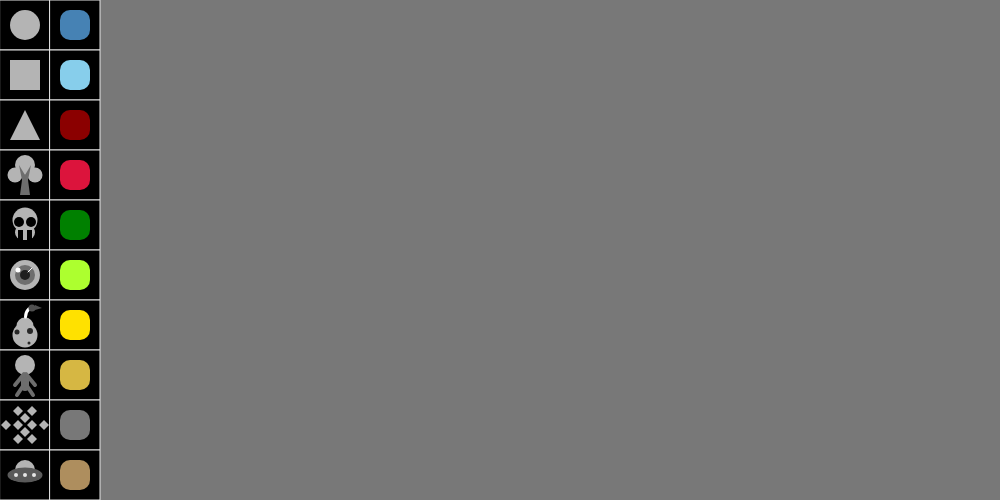
Frame 1 (no input)
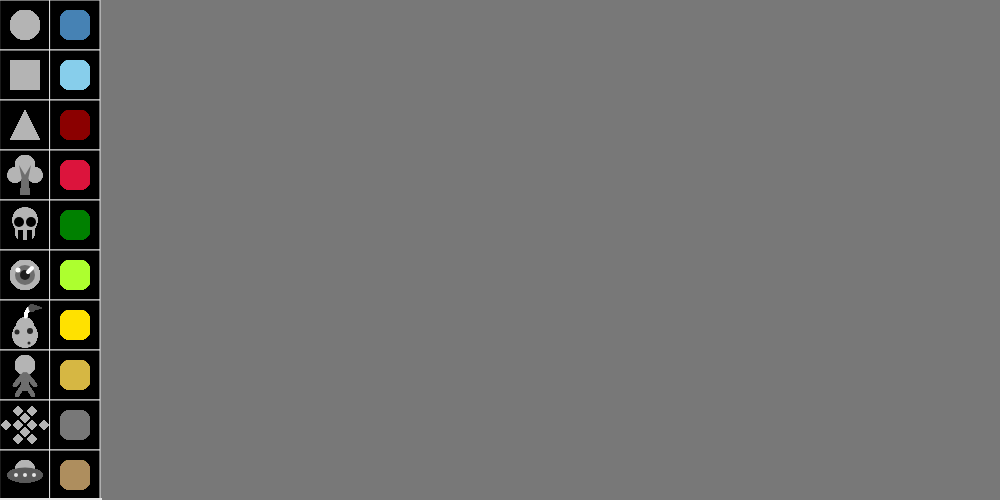
Frame 60 (no input)
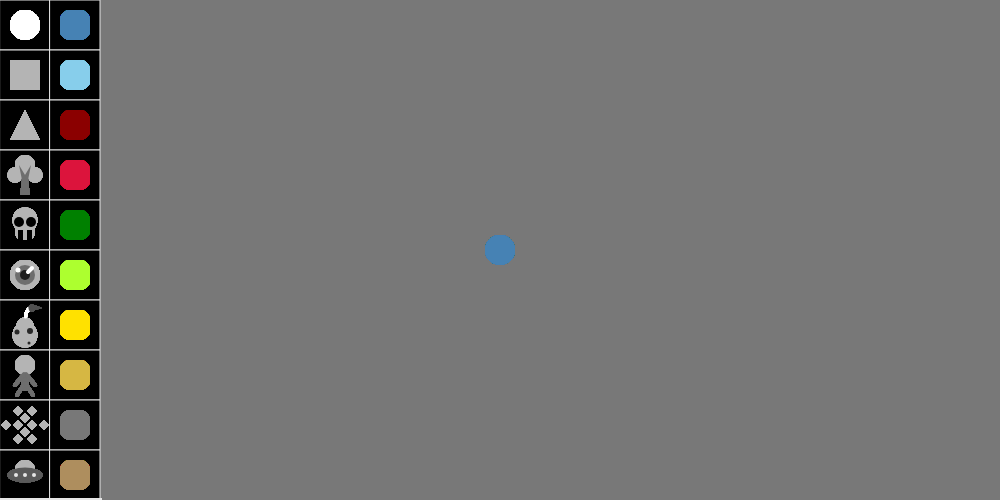
Frame 120 (the mouse pressed at the canvas centre since frame 60)

The p5.js sketch that drew these frames (run headless with seeded random() and noise() and a simulated clock; from frame 60 on, the mouse is pressed at the canvas centre):

// p5.js sketch
// ── sketch.js
//Variables cuadricula de herramientas
var xCuadricula = 0;
var yCuadricula = 0;
var tCuadricula = 50;

//Variables de color 
var xColor = 60;
var yColor = 10;
var tColor = 30;
var cColor = 10;

var C1 = 70;
var C2 = 135;
var C3 = 139;
var C4 = 220;
var C5 = 128;
var C6 = 173;
var C7 = 255;
var C8 = 214;
var C9 = 120;
var C10 = 174;

//Variables de posicion 
var HxCirculo = 25;
var HyCirculo = 25;

var HxCuadrado = 10;
var HyCuadrado = 60;

var HxTriangulo = 10;
var HyTriangulo = 140;

var HxArbol = 25;
var HyArbol = 165;

var HxCalavera = 25;
var HyCalavera = 220;

var HxOjo = 25;
var HyOjo = 275;

var HxPera = 25
var HyPera = 335;

var HxPersona = 25;
var HyPersona = 365;

var HxPatron1 = 25;
var HyPatron1 = 425;

var HxPlatillo = 25;
var HyPlatillo = 470;
//Variables de tamaño
var HtCirculo = 30;
var HtCuadrado = 30;
var HtArbol = 20;
var HtCalavera = 25;
var HtOjo = 30;
var HtPera= 25;
var HtPersona = 20;
var HtPlatillo = 20;
//Variables de color
var HcCirculo = 180;
var HcCuadrado = 180;
var HcTriangulo = 180;
var HcArbol = 180
var HcArbolR = 180;
var HcArbolG = 180;
var HcArbolB = 180;
var HcCalavera = 180;
var HcCalaveraR = 180;
var HcCalaveraG = 180;
var HcCalaveraB = 180;
var HcOjo = 180;
var HcOjoR = 180;
var HcOjoG = 180;
var HcOjoB = 180;
var cBrillo = 255;
var HcPera = 180;
var HcPeraR = 180;
var HcPeraG = 180;
var HcPeraB = 180;
var HcPersona = 180;
var HcPersonaR = 180;
var HcPersonaG = 180;
var HcPersonaB = 180;
var HcPatron1 =  180;
var HcPlatillo = 180;
var HcPlatilloR = 180;
var HcPlatilloG = 180;
var HcPlatilloB = 180;
//Variables de funcion
var Herramienta = 0;
var Color = 0;
var ColorActualR;
var ColorActualG;
var ColorActualB;
//Variables seleccion cuadricula
var col1 = 0;
var col2 = 50;

var fil1 = 0;
var fil2 = 50;
var fil3 = 100;
var fil4 = 150;
var fil5 = 200;
var fil6 = 250;
var fil7 = 300;
var fil8 = 350;
var fil9 = 400;
var fil10 = 450;

function setup() { 
  createCanvas(1000, 500);
  background(120);
}
function draw() { 
  //Cuadricula de herramientas
  stroke(230);
  fill(0);
  for(var fil = 0; fil < 10; fil = fil +1)
  {
    for(var col = 0; col < 2; col = col + 1)
    {
      rect(xCuadricula,yCuadricula,tCuadricula,tCuadricula);
      xCuadricula = xCuadricula + 50;
    }
    xCuadricula = 0;
    yCuadricula = yCuadricula + 50;
  }
  
  noStroke();
  
  //Herramienta circulo
  fill(HcCirculo);
  ellipse(HxCirculo,HyCirculo,HtCirculo,HtCirculo);
  
  //Herramienta cuadrado
  fill(HcCuadrado);
  rect(HxCuadrado,HyCuadrado,HtCuadrado,HtCuadrado);
  
  //Harramienta triangulo 
  fill(HcTriangulo);
  triangle(HxTriangulo,HyTriangulo,HxTriangulo+30,HyTriangulo,HxTriangulo+15,HyTriangulo-30);
  
  //Herramienta arbol
  fill(HcArbol);
  ellipse(HxArbol,HyArbol,HtArbol,HtArbol);
  ellipse(HxArbol-10,HyArbol+10,HtArbol-5,HtArbol-5);
  ellipse(HxArbol+10,HyArbol+10,HtArbol-5,HtArbol-5);
  fill(HcArbol-70);
  beginShape();
   vertex(HxArbol-3,HyArbol+15);
   vertex(HxArbol-5,HyArbol+30);
   vertex(HxArbol+5,HyArbol+30);
   vertex(HxArbol+3,HyArbol+15);
   vertex(HxArbol+6,HyArbol);
   vertex(HxArbol,HyArbol+10);
   vertex(HxArbol-6,HyArbol);
  endShape(CLOSE);
  
  //Herramienta Calavera
  fill(HcCalavera);
  ellipse(HxCalavera,HyCalavera,HtCalavera,HtCalavera);
  rect(HxCalavera-10,HyCalavera+5,HtCalavera-5,HtCalavera-10,20);
  fill(0);
  ellipse(HxCalavera-6,HyCalavera+2,HtCalavera-15,HtCalavera-15);
  ellipse(HxCalavera+6,HyCalavera+2,HtCalavera-15,HtCalavera-15);
  rect(HxCalavera-7,HyCalavera+10,HtCalavera-20,HtCalavera-15);
  rect(HxCalavera+2,HyCalavera+10,HtCalavera-20,HtCalavera-15);
  
  //Ojo
  fill(HcOjo);
  ellipse(HxOjo,HyOjo,HtOjo,HtOjo);
  fill(HcOjo-70);
  ellipse(HxOjo,HyOjo,HtOjo-10,HtOjo-10);
  fill(HcOjo-150);
  ellipse(HxOjo,HyOjo,HtOjo-20,HtOjo-20);
  fill(cBrillo);
  ellipse(HxOjo-7,HyOjo-5,HtOjo-25,HtOjo-25);
  stroke(cBrillo);
  line(HxOjo+3,HyOjo-3,HxOjo+7,HyOjo-7);
  noStroke();
  
  //Pera
  fill(HcPera);
  ellipse(HxPera,HyPera,HtPera,HtPera);
  ellipse(HxPera,HyPera-9,HtPera-8,HtPera-8);
  noFill();
  strokeWeight(3);
  stroke(255);
  arc(HxPera+12,HyPera-18,HtPera-2,HtPera-2, PI, PI + QUARTER_PI);
  fill(HcPera-100);
  noStroke();
  ellipse(HxPera+7,HyPera-27,HtPera-18,HtPera-18);
  triangle(HxPera+10,HyPera-25,HxPera+10,HyPera-30,HxPera+17,HyPera-27);
  fill(HcPera-140);
  ellipse(HxPera-8,HyPera-3,HtPera-20,HtPera-20);
  ellipse(HxPera+4,HyPera+8,HtPera-22,HtPera-22);
  ellipse(HxPera+5,HyPera-4,HtPera-19,HtPera-19);
  
  //Persona 
  fill(HcPersona);
  ellipse(HxPersona,HyPersona,HtPersona,HtPersona);
  strokeWeight(8);
  stroke(HcPersona-70);
  line(HxPersona,HyPersona+12,HxPersona,HyPersona+22);
  strokeWeight(4);
  line(HxPersona+1,HyPersona+9,HxPersona+10,HyPersona+20);
  line(HxPersona-1,HyPersona+9,HxPersona-10,HyPersona+20);
  line(HxPersona,HyPersona+18,HxPersona-8,HyPersona+30);
  line(HxPersona,HyPersona+18,HxPersona+8,HyPersona+30);
  noStroke();
  
  //Patron 1
  fill(HcPatron1);
  beginShape(); 
   vertex(HxPatron1+2,HyPatron1);
   vertex(HxPatron1+7,HyPatron1+5);
   vertex(HxPatron1+12,HyPatron1);
   vertex(HxPatron1+7,HyPatron1-5);
  endShape(CLOSE);
  beginShape(); 
   vertex(HxPatron1+14,HyPatron1);
   vertex(HxPatron1+19,HyPatron1+5);
   vertex(HxPatron1+24,HyPatron1);
   vertex(HxPatron1+19,HyPatron1-5);
  endShape(CLOSE);
  beginShape(); 
   vertex(HxPatron1-2,HyPatron1);
   vertex(HxPatron1-7,HyPatron1+5);
   vertex(HxPatron1-12,HyPatron1);
   vertex(HxPatron1-7,HyPatron1-5);
  endShape(CLOSE);
  beginShape(); 
   vertex(HxPatron1-14,HyPatron1);
   vertex(HxPatron1-19,HyPatron1+5);
   vertex(HxPatron1-24,HyPatron1);
   vertex(HxPatron1-19,HyPatron1-5);
  endShape(CLOSE);
  beginShape(); 
   vertex(HxPatron1,HyPatron1-2);
   vertex(HxPatron1+5,HyPatron1-7);
   vertex(HxPatron1,HyPatron1-12);
   vertex(HxPatron1-5,HyPatron1-7);
  endShape(CLOSE);
   beginShape(); 
   vertex(HxPatron1,HyPatron1+2);
   vertex(HxPatron1+5,HyPatron1+7);
   vertex(HxPatron1,HyPatron1+12);
   vertex(HxPatron1-5,HyPatron1+7);
  endShape(CLOSE);
  beginShape(); 
   vertex(HxPatron1+2,HyPatron1-14);
   vertex(HxPatron1+7,HyPatron1-9);
   vertex(HxPatron1+12,HyPatron1-14);
   vertex(HxPatron1+7,HyPatron1-19);
  endShape(CLOSE);
  beginShape(); 
   vertex(HxPatron1-2,HyPatron1-14);
   vertex(HxPatron1-7,HyPatron1-9);
   vertex(HxPatron1-12,HyPatron1-14);
   vertex(HxPatron1-7,HyPatron1-19);
  endShape(CLOSE);
  beginShape(); 
   vertex(HxPatron1+2,HyPatron1+14);
   vertex(HxPatron1+7,HyPatron1+9);
   vertex(HxPatron1+12,HyPatron1+14);
   vertex(HxPatron1+7,HyPatron1+19);
  endShape(CLOSE);
  beginShape(); 
   vertex(HxPatron1-2,HyPatron1+14);
   vertex(HxPatron1-7,HyPatron1+9);
   vertex(HxPatron1-12,HyPatron1+14);
   vertex(HxPatron1-7,HyPatron1+19);
  endShape(CLOSE);
  
  //Platillo 
  fill(HcPlatillo);
  ellipse(HxPlatillo,HyPlatillo,HtPlatillo,HtPlatillo);
  fill(HcPlatillo-90);
  ellipse(HxPlatillo,HyPlatillo+5,HtPlatillo+15,HtPlatillo-5);
  stroke(HcPlatillo+50);
  point(HxPlatillo,HyPlatillo+5);
  point(HxPlatillo-9,HyPlatillo+5);
  point(HxPlatillo+9,HyPlatillo+5);
  noStroke();
  
  //Color 1
  fill(C1,C1+60,C1+110);
  rect(xColor,yColor,tColor,tColor,cColor);
  
  //Color 2
  fill(C2,C2+71,C2+100);
  rect(xColor,yColor+50,tColor,tColor,cColor);
  
  //Color 3
  fill(C3,C3-139,C3-139);
  rect(xColor,yColor+100,tColor,tColor,cColor);
  
  //Color 4
  fill(C4,C4-200,C4-160);
  rect(xColor,yColor+150,tColor,tColor,cColor);
  
  //Color 5
  fill(C5-128,C5,C5-128);
  rect(xColor,yColor+200,tColor,tColor,cColor);
  
  //Color 6
  fill(C6,C6+82,C6-126);
  rect(xColor,yColor+250,tColor,tColor,cColor);
  
  //Color 7 
  fill(C7,C7-30,C7-C7);
  rect(xColor,yColor+300,tColor,tColor,cColor);
  
  //Color 8 
  fill(C8,C8-31,C8-147);
  rect(xColor,yColor+350,tColor,tColor,cColor);
  
  //Color 9
  fill(C9,C9,C9);
  rect(xColor,yColor+400,tColor,tColor,cColor);
  
  //Color 10 
  fill(C10,C10-32,C10-80);
  rect(xColor,yColor+450,tColor,tColor,cColor);
  
  
  
  
  //Seleccion de herramienta
  if(mouseIsPressed) 
  {
    if(mouseX > col1 && mouseX < col1 + 50 && mouseY > fil1 && mouseY < fil1 + 50)
    {
      Herramienta = 0;
    }
    if(mouseX > col1 && mouseX < col1+ 50 && mouseY > fil2 && mouseY < fil2 + 50)
    {
      Herramienta = 1;
    }
    if(mouseX > col1 && mouseX < col1+ 50 && mouseY > fil3 && mouseY < fil3 + 50)
    {
      Herramienta = 2;
    }
    if(mouseX > col1 && mouseX < col1+ 50 && mouseY > fil4 && mouseY < fil4 + 50)
    {
      Herramienta = 3;
    }
    if(mouseX > col1 && mouseX < col1+ 50 && mouseY > fil5 && mouseY < fil5 + 50)
    {
      Herramienta = 4;
    }
    if(mouseX > col1 && mouseX < col1+ 50 && mouseY > fil6 && mouseY < fil6 + 50)
    {
      Herramienta = 5;
    }
    if(mouseX > col1 && mouseX < col1+ 50 && mouseY > fil7 && mouseY < fil7 + 50)
    {
      Herramienta = 6;
    }
    if(mouseX > col1 && mouseX < col1+ 50 && mouseY > fil8 && mouseY < fil8 + 50)
    {
      Herramienta = 7;
    }
    if(mouseX > col1 && mouseX < col1+ 50 && mouseY > fil9 && mouseY < fil9 + 50)
    {
      Herramienta = 8;
    }
    if(mouseX > col1 && mouseX < col1+ 50 && mouseY > fil10 && mouseY < fil10 + 50)
    {
      Herramienta = 9;
    }
     if(mouseX > col2 && mouseX < col2 + 50 && mouseY > fil1 && mouseY < fil1 + 50)
    {
      Color = 0;
      HcArbolR = ColorActualR;
      HcArbolG = ColorActualG;
      HcArbolB = ColorActualB;
      HcCalaveraR = ColorActualR;
      HcCalaveraG = ColorActualG;
      HcCalaveraB = ColorActualB;
      HcOjoR = ColorActualR;
      HcOjoG = ColorActualG;
      HcOjoB = ColorActualB;
      HcPeraR = ColorActualR;
      HcPeraG = ColorActualG;
      HcPeraB = ColorActualB;
      HcPersonaR = ColorActualR;
      HcPersonaG = ColorActualG;
      HcPersonaB = ColorActualB;
      HcPlatilloR = ColorActualR;
      HcPlatilloG = ColorActualG;
      HcPlatilloB = ColorActualB;
    }
    if(mouseX > col2 && mouseX < col2+ 50 && mouseY > fil2 && mouseY < fil2 + 50)
    {
      Color = 1;
      HcArbolR = ColorActualR;
      HcArbolG = ColorActualG;
      HcArbolB = ColorActualB;
      HcCalaveraR = ColorActualR;
      HcCalaveraG = ColorActualG;
      HcCalaveraB = ColorActualB;
      HcOjoR = ColorActualR;
      HcOjoG = ColorActualG;
      HcOjoB = ColorActualB;
      HcPeraR = ColorActualR;
      HcPeraG = ColorActualG;
      HcPeraB = ColorActualB;
      HcPersonaR = ColorActualR;
      HcPersonaG = ColorActualG;
      HcPersonaB = ColorActualB;
      HcPlatilloR = ColorActualR;
      HcPlatilloG = ColorActualG;
      HcPlatilloB = ColorActualB;
    }
    if(mouseX > col2 && mouseX < col2+ 50 && mouseY > fil3 && mouseY < fil3 + 50)
    {
      Color = 2;
      HcArbolR = ColorActualR;
      HcArbolG = ColorActualG;
      HcArbolB = ColorActualB;
      HcCalaveraR = ColorActualR;
      HcCalaveraG = ColorActualG;
      HcCalaveraB = ColorActualB;
      HcOjoR = ColorActualR;
      HcOjoG = ColorActualG;
      HcOjoB = ColorActualB;
      HcPeraR = ColorActualR;
      HcPeraG = ColorActualG;
      HcPeraB = ColorActualB;
      HcPersonaR = ColorActualR;
      HcPersonaG = ColorActualG;
      HcPersonaB = ColorActualB;
      HcPlatilloR = ColorActualR;
      HcPlatilloG = ColorActualG;
      HcPlatilloB = ColorActualB;
    }
    if(mouseX > col2 && mouseX < col2+ 50 && mouseY > fil4 && mouseY < fil4 + 50)
    {
      Color = 3;
      HcArbolR = ColorActualR;
      HcArbolG = ColorActualG;
      HcArbolB = ColorActualB;
      HcCalaveraR = ColorActualR;
      HcCalaveraG = ColorActualG;
      HcCalaveraB = ColorActualB;
      HcOjoR = ColorActualR;
      HcOjoG = ColorActualG;
      HcOjoB = ColorActualB;
      HcPeraR = ColorActualR;
      HcPeraG = ColorActualG;
      HcPeraB = ColorActualB;
      HcPersonaR = ColorActualR;
      HcPersonaG = ColorActualG;
      HcPersonaB = ColorActualB;
      HcPlatilloR = ColorActualR;
      HcPlatilloG = ColorActualG;
      HcPlatilloB = ColorActualB;
    }
    if(mouseX > col2 && mouseX < col2+ 50 && mouseY > fil5 && mouseY < fil5 + 50)
    {
      Color = 4;
      HcArbolR = ColorActualR;
      HcArbolG = ColorActualG;
      HcArbolB = ColorActualB;
      HcCalaveraR = ColorActualR;
      HcCalaveraG = ColorActualG;
      HcCalaveraB = ColorActualB;
      HcOjoR = ColorActualR;
      HcOjoG = ColorActualG;
      HcOjoB = ColorActualB;
      HcPeraR = ColorActualR;
      HcPeraG = ColorActualG;
      HcPeraB = ColorActualB;
      HcPersonaR = ColorActualR;
      HcPersonaG = ColorActualG;
      HcPersonaB = ColorActualB;
      HcPlatilloR = ColorActualR;
      HcPlatilloG = ColorActualG;
      HcPlatilloB = ColorActualB;
    }
    if(mouseX > col2 && mouseX < col2 + 50 && mouseY > fil6 && mouseY < fil6 + 50)
    {
      Color = 5;
      HcArbolR = ColorActualR;
      HcArbolG = ColorActualG;
      HcArbolB = ColorActualB;
      HcCalaveraR = ColorActualR;
      HcCalaveraG = ColorActualG;
      HcCalaveraB = ColorActualB;
      HcOjoR = ColorActualR;
      HcOjoG = ColorActualG;
      HcOjoB = ColorActualB;
      HcPeraR = ColorActualR;
      HcPeraG = ColorActualG;
      HcPeraB = ColorActualB;
      HcPersonaR = ColorActualR;
      HcPersonaG = ColorActualG;
      HcPersonaB = ColorActualB;
      HcPlatilloR = ColorActualR;
      HcPlatilloG = ColorActualG;
      HcPlatilloB = ColorActualB;
    }
    if(mouseX > col2 && mouseX < col2+ 50 && mouseY > fil7 && mouseY < fil7 + 50)
    {
      Color = 6;
      HcArbolR = ColorActualR;
      HcArbolG = ColorActualG;
      HcArbolB = ColorActualB;
      HcCalaveraR = ColorActualR;
      HcCalaveraG = ColorActualG;
      HcCalaveraB = ColorActualB;
      HcOjoR = ColorActualR;
      HcOjoG = ColorActualG;
      HcOjoB = ColorActualB;
      HcPeraR = ColorActualR;
      HcPeraG = ColorActualG;
      HcPeraB = ColorActualB;
      HcPersonaR = ColorActualR;
      HcPersonaG = ColorActualG;
      HcPersonaB = ColorActualB;
      HcPlatilloR = ColorActualR;
      HcPlatilloG = ColorActualG;
      HcPlatilloB = ColorActualB;
    }
    if(mouseX > col2 && mouseX < col2+ 50 && mouseY > fil8 && mouseY < fil8 + 50)
    {
      Color = 7;
      HcArbolR = ColorActualR;
      HcArbolG = ColorActualG;
      HcArbolB = ColorActualB;
      HcCalaveraR = ColorActualR;
      HcCalaveraG = ColorActualG;
      HcCalaveraB = ColorActualB;
      HcOjoR = ColorActualR;
      HcOjoG = ColorActualG;
      HcOjoB = ColorActualB;
      HcPeraR = ColorActualR;
      HcPeraG = ColorActualG;
      HcPeraB = ColorActualB;
      HcPersonaR = ColorActualR;
      HcPersonaG = ColorActualG;
      HcPersonaB = ColorActualB;
      HcPlatilloR = ColorActualR;
      HcPlatilloG = ColorActualG;
      HcPlatilloB = ColorActualB;
    }
    if(mouseX > col2 && mouseX < col2+ 50 && mouseY > fil9 && mouseY < fil9 + 50)
    {
      Color = 8;
      HcArbolR = ColorActualR;
      HcArbolG = ColorActualG;
      HcArbolB = ColorActualB;
      HcCalaveraR = ColorActualR;
      HcCalaveraG = ColorActualG;
      HcCalaveraB = ColorActualB;
      HcOjoR = ColorActualR;
      HcOjoG = ColorActualG;
      HcOjoB = ColorActualB;
      HcPeraR = ColorActualR;
      HcPeraG = ColorActualG;
      HcPeraB = ColorActualB;
      HcPersonaR = ColorActualR;
      HcPersonaG = ColorActualG;
      HcPersonaB = ColorActualB;
      HcPlatilloR = ColorActualR;
      HcPlatilloG = ColorActualG;
      HcPlatilloB = ColorActualB;
    }
    if(mouseX > col2 && mouseX < col2+ 50 && mouseY > fil10 && mouseY < fil10 + 50)
    {
      Color = 9;
      HcArbolR = ColorActualR;
      HcArbolG = ColorActualG;
      HcArbolB = ColorActualB;
      HcCalaveraR = ColorActualR;
      HcCalaveraG = ColorActualG;
      HcCalaveraB = ColorActualB;
      HcOjoR = ColorActualR;
      HcOjoG = ColorActualG;
      HcOjoB = ColorActualB;
      HcPeraR = ColorActualR;
      HcPeraG = ColorActualG;
      HcPeraB = ColorActualB;
      HcPersonaR = ColorActualR;
      HcPersonaG = ColorActualG;
      HcPersonaB = ColorActualB;
      HcPlatilloR = ColorActualR;
      HcPlatilloG = ColorActualG;
      HcPlatilloB = ColorActualB;
    }
    
    //Color del pincel 
    if(Color == 0)
    {
      fill(C1,C1+60,C1+110);
      ColorActualR = C1;
      ColorActualG = C1+60;
      ColorActualB = C1+110;
    }
    if(Color == 1)
    {
      fill(C2,C2+71,C2+100);
      ColorActualR = C2;
      ColorActualG = C2+71;
      ColorActualB = C2+100;
    }
    if(Color == 2)
    {
      fill(C3,C3-139,C3-139);
      ColorActualR = C3;
      ColorActualG = C3-139;
      ColorActualB = C3-139;
    }
    if(Color == 3)
    {
      fill(C4,C4-200,C4-160);
      ColorActualR = C4;
      ColorActualG = C4-200;
      ColorActualB = C4-160;
    }
    if(Color == 4)
    {
      fill(C5-128,C5,C5-128);
      ColorActualR = C5-128;
      ColorActualG = C5;
      ColorActualB = C5-128;
    }
    if(Color == 5)
    {
      fill(C6,C6+82,C6-126);
      ColorActualR = C6;
      ColorActualG = C6+82;
      ColorActualB = C6-126;
    }
    if(Color == 6)
    {
      fill(C7,C7-30,C7-C7);
      ColorActualR = C7;
      ColorActualG = C7-30;
      ColorActualB = C7-C7;
    }
    if(Color == 7)
    {
      fill(C8,C8-31,C8-147);
      ColorActualR = C8;
      ColorActualG = C8-31;
      ColorActualB = C8-147;
    }
    if(Color == 8)
    {
      fill(C9,C9,C9);
      ColorActualR = C9;
      ColorActualG = C9;
      ColorActualB = C9;
    }
    if(Color == 9)
    {
      fill(C10,C10-32,C10-80);
      ColorActualR = C10;
      ColorActualG = C10-32;
      ColorActualB = C10-80;
    }

  
  //Uso de erramieta
  if(Herramienta == 0)
  {
    ellipse(mouseX,mouseY,HtCirculo,HtCirculo);
    HcCirculo = 255;
    HcCuadrado = 180;
    HcTriangulo = 180;
    HcArbol = 180;
    HcCalavera = 180;
    HcOjo = 180;
    cBrillo = 255;
    HcPera = 180;
    HcPersona = 180;
    HcPatron1 =  180;
    HcPlatillo = 180;
  }
    if(Herramienta == 1)
  {
    rect(mouseX-15,mouseY-15,HtCuadrado,HtCuadrado);
    HcCirculo = 180;
    HcCuadrado = 255;
    HcTriangulo = 180;
    HcArbol = 180;
    HcCalavera = 180;
    HcOjo = 180;
    cBrillo = 255;
    HcPera =180;
    HcPersona = 180;
    HcPatron1 =  180;
    HcPlatillo = 180;
  }
    if(Herramienta == 2)
  {
    triangle(mouseX-15,mouseY+10,mouseX+15,mouseY+10,mouseX,mouseY-20);
    HcCirculo = 180;
    HcCuadrado = 180;
    HcTriangulo = 255;
    HcArbol = 180;
    HcCalavera = 180;
    HcOjo = 180;
    cBrillo = 255;
    HcPera =180;
    HcPersona = 180;
    HcPatron1 =  180;
    HcPlatillo = 180;
  }
    if(Herramienta == 3)
    {
      fill(HcArbolR,HcArbolG,HcArbolB);
      ellipse(mouseX,mouseY,HtArbol,HtArbol);
      ellipse(mouseX-10,mouseY+10,HtArbol-5,HtArbol-5);
      ellipse(mouseX+10,mouseY+10,HtArbol-5,HtArbol-5);
      fill(HcArbolR-70,HcArbolG-70,HcArbolB-70);
      beginShape();
       vertex(mouseX-3,mouseY+15);
       vertex(mouseX-5,mouseY+30);
       vertex(mouseX+5,mouseY+30);
       vertex(mouseX+3,mouseY+15);
       vertex(mouseX+6,mouseY);
       vertex(mouseX,mouseY+10);
       vertex(mouseX-6,mouseY);
      endShape(CLOSE);
     HcCirculo = 180;
     HcCuadrado = 180;
     HcTriangulo = 180;
     HcArbol = 255;
     HcCalavera = 180;
     HcOjo = 180;
     cBrillo = 255;
     HcPera =180;
     HcPersona = 180;
     HcPatron1 =  180;
     HcPlatillo = 180;
    }
    if(Herramienta == 4)
    {
      fill(HcCalaveraR,HcCalaveraG,HcCalaveraB);
      ellipse(mouseX,mouseY,HtCalavera,HtCalavera);
      rect(mouseX-10,mouseY+5,HtCalavera-5,HtCalavera-10,20);
      fill(HcCalaveraR-HcCalaveraR,HcCalaveraG-HcCalaveraG,HcCalaveraB-HcCalaveraB);
      ellipse(mouseX-6,mouseY+2,HtCalavera-15,HtCalavera-15);
      ellipse(mouseX+6,mouseY+2,HtCalavera-15,HtCalavera-15);
      rect(mouseX-7,mouseY+10,HtCalavera-20,HtCalavera-15);
      rect(mouseX+2,mouseY+10,HtCalavera-20,HtCalavera-15);
      HcCirculo = 180;
      HcCuadrado = 180;
      HcTriangulo = 180;
      HcArbol = 180;
      HcCalavera = 255;
      HcOjo = 180;
      cBrillo = 255;
      HcPera =180;
      HcPersona = 180;
      HcPatron1 =  180;
      HcPlatillo = 180;
    }
    if(Herramienta == 5)
    {
      fill(HcOjoR,HcOjoG,HcOjoB);
      ellipse(mouseX,mouseY,HtOjo,HtOjo);
      fill(HcOjoR-70,HcOjoG-70,HcOjoB-70);
      ellipse(mouseX,mouseY,HtOjo-10,HtOjo-10);
      fill(HcOjoR-150,HcOjoG-150,HcOjoB-150);
      ellipse(mouseX,mouseY,HtOjo-20,HtOjo-20);
      fill(cBrillo+255);
      ellipse(mouseX-7,mouseY-5,HtOjo-25,HtOjo-25);
      stroke(cBrillo+255);
      line(mouseX+3,mouseY-3,mouseX+7,mouseY-7);
      noStroke();
      HcCirculo = 180;
      HcCuadrado = 180;
      HcTriangulo = 180;
      HcArbol = 180;
      HcCalavera = 180;
      HcOjo = 255;
      cBrillo = 0;
      HcPera =180;
      HcPersona = 180;
      HcPatron1 =  180;
      HcPlatillo = 180;
    }
    if(Herramienta == 6)
    {
      fill(HcPeraR,HcPeraG,HcPeraB);
      ellipse(mouseX,mouseY,HtPera,HtPera);
      ellipse(mouseX,mouseY-9,HtPera-8,HtPera-8);
      noFill();
      strokeWeight(3);
      stroke(HcPeraR+100,HcPeraG+100,HcPeraB+100);
      arc(mouseX+12,mouseY-18,HtPera-2,HtPera-2, PI, PI + QUARTER_PI);
      fill(HcPeraR-100,HcPeraG-100,HcPeraB-100);
      noStroke();
      ellipse(mouseX+7,mouseY-27,HtPera-18,HtPera-18);
      triangle(mouseX+10,mouseY-25,mouseX+10,mouseY-30,mouseX+17,mouseY-27);
      fill(HcPeraR-140,HcPeraG-140,HcPeraB-140);
      ellipse(mouseX-8,mouseY-3,HtPera-20,HtPera-20);
      ellipse(mouseX+4,mouseY+8,HtPera-22,HtPera-22);
      ellipse(mouseX+5,mouseY-4,HtPera-19,HtPera-19);
      HcCirculo = 180;
      HcCuadrado = 180;
      HcTriangulo = 180;
      HcArbol = 180;
      HcCalavera = 180;
      HcOjo = 180;
      cBrillo = 255;
      HcPera =255;
      HcPersona = 180;
      HcPatron1 =  180;
      HcPlatillo = 180;
    }
    if(Herramienta == 7)
    {
      fill(HcPersonaR,HcPersonaG,HcPersonaB);
      ellipse(mouseX,mouseY,HtPersona,HtPersona);
      strokeWeight(8);
      stroke(HcPersonaR-70,HcPersonaG-70,HcPersonaB-70);
      line(mouseX,mouseY+12,mouseX,mouseY+22);
      strokeWeight(4);
      line(mouseX+1,mouseY+9,mouseX+10,mouseY+20);
      line(mouseX-1,mouseY+9,mouseX-10,mouseY+20);
      line(mouseX,mouseY+18,mouseX-8,mouseY+30);
      line(mouseX,mouseY+18,mouseX+8,mouseY+30);
      noStroke();
      HcCirculo = 180;
      HcCuadrado = 180;
      HcTriangulo = 180;
      HcArbol = 180;
      HcCalavera = 180;
      HcOjo = 180;
      cBrillo = 255;
      HcPera =180;
      HcPersona = 255;
      HcPatron1 =  180;
      HcPlatillo = 180;
    }
    if(Herramienta == 8)
    {
      beginShape(); 
       vertex(mouseX+2,mouseY);
       vertex(mouseX+7,mouseY+5);
       vertex(mouseX+12,mouseY);
       vertex(mouseX+7,mouseY-5);
      endShape(CLOSE);
      beginShape(); 
       vertex(mouseX+14,mouseY);
       vertex(mouseX+19,mouseY+5);
       vertex(mouseX+24,mouseY);
       vertex(mouseX+19,mouseY-5);
      endShape(CLOSE);
      beginShape(); 
       vertex(mouseX-2,mouseY);
       vertex(mouseX-7,mouseY+5);
       vertex(mouseX-12,mouseY);
       vertex(mouseX-7,mouseY-5);
      endShape(CLOSE);
      beginShape(); 
       vertex(mouseX-14,mouseY);
       vertex(mouseX-19,mouseY+5);
       vertex(mouseX-24,mouseY);
       vertex(mouseX-19,mouseY-5);
      endShape(CLOSE);
      beginShape(); 
       vertex(mouseX,mouseY-2);
       vertex(mouseX+5,mouseY-7);
       vertex(mouseX,mouseY-12);
       vertex(mouseX-5,mouseY-7);
      endShape(CLOSE);
      beginShape(); 
       vertex(mouseX,mouseY+2);
       vertex(mouseX+5,mouseY+7);
       vertex(mouseX,mouseY+12);
       vertex(mouseX-5,mouseY+7);
      endShape(CLOSE);
      beginShape(); 
       vertex(mouseX+2,mouseY-14);
       vertex(mouseX+7,mouseY-9);
       vertex(mouseX+12,mouseY-14);
       vertex(mouseX+7,mouseY-19);
      endShape(CLOSE);
      beginShape(); 
       vertex(mouseX-2,mouseY-14);
       vertex(mouseX-7,mouseY-9);
       vertex(mouseX-12,mouseY-14);
       vertex(mouseX-7,mouseY-19);
      endShape(CLOSE);
      beginShape(); 
       vertex(mouseX+2,mouseY+14);
       vertex(mouseX+7,mouseY+9);
       vertex(mouseX+12,mouseY+14);
       vertex(mouseX+7,mouseY+19);
      endShape(CLOSE);
      beginShape(); 
       vertex(mouseX-2,mouseY+14);
       vertex(mouseX-7,mouseY+9);
       vertex(mouseX-12,mouseY+14);
       vertex(mouseX-7,mouseY+19);
      endShape(CLOSE);
      HcCirculo = 180;
      HcCuadrado = 180;
      HcTriangulo = 180;
      HcArbol = 180;
      HcCalavera = 180;
      HcOjo = 180;
      cBrillo = 255;
      HcPera =180;
      HcPersona = 180;
      HcPatron1 =  255;
      HcPlatillo = 180;
    }
    if(Herramienta == 9)
    {
      fill(HcPlatilloR,HcPlatilloG,HcPlatilloB);
      ellipse(mouseX,mouseY,HtPlatillo,HtPlatillo);
      fill(HcPlatilloR-90,HcPlatilloG-90,HcPlatilloB-90);
      ellipse(mouseX,mouseY+5,HtPlatillo+15,HtPlatillo-5);
      stroke(HcPlatilloR+50,HcPlatilloG+50,HcPlatilloB+50);
      point(mouseX,mouseY+5);
      point(mouseX-9,mouseY+5);
      point(mouseX+9,mouseY+5);
      noStroke();
      HcCirculo = 180;
      HcCuadrado = 180;
      HcTriangulo = 180;
      HcArbol = 180;
      HcCalavera = 180;
      HcOjo = 180;
      cBrillo = 255;
      HcPera =180;
      HcPersona = 180;
      HcPatron1 =  180;
      HcPlatillo = 255;
    }
  }
}
